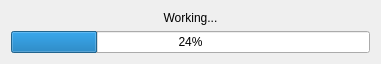
<ui version="4.0" >
 <class>PrefsDialog</class>
 <widget class="QDialog" name="PrefsDialog" >
  <property name="geometry" >
   <rect>
    <x>0</x>
    <y>0</y>
    <width>381</width>
    <height>58</height>
   </rect>
  </property>
  <property name="windowTitle" >
   <string>Progress</string>
  </property>
  <layout class="QVBoxLayout" name="verticalLayout" >
   <item>
    <widget class="QLabel" name="label" >
     <property name="text" >
      <string>Working...</string>
     </property>
     <property name="alignment" >
      <set>Qt::AlignCenter</set>
     </property>
    </widget>
   </item>
   <item>
    <widget class="QProgressBar" name="progress" >
     <property name="value" >
      <number>24</number>
     </property>
    </widget>
   </item>
  </layout>
 </widget>
 <resources/>
 <connections/>
</ui>
